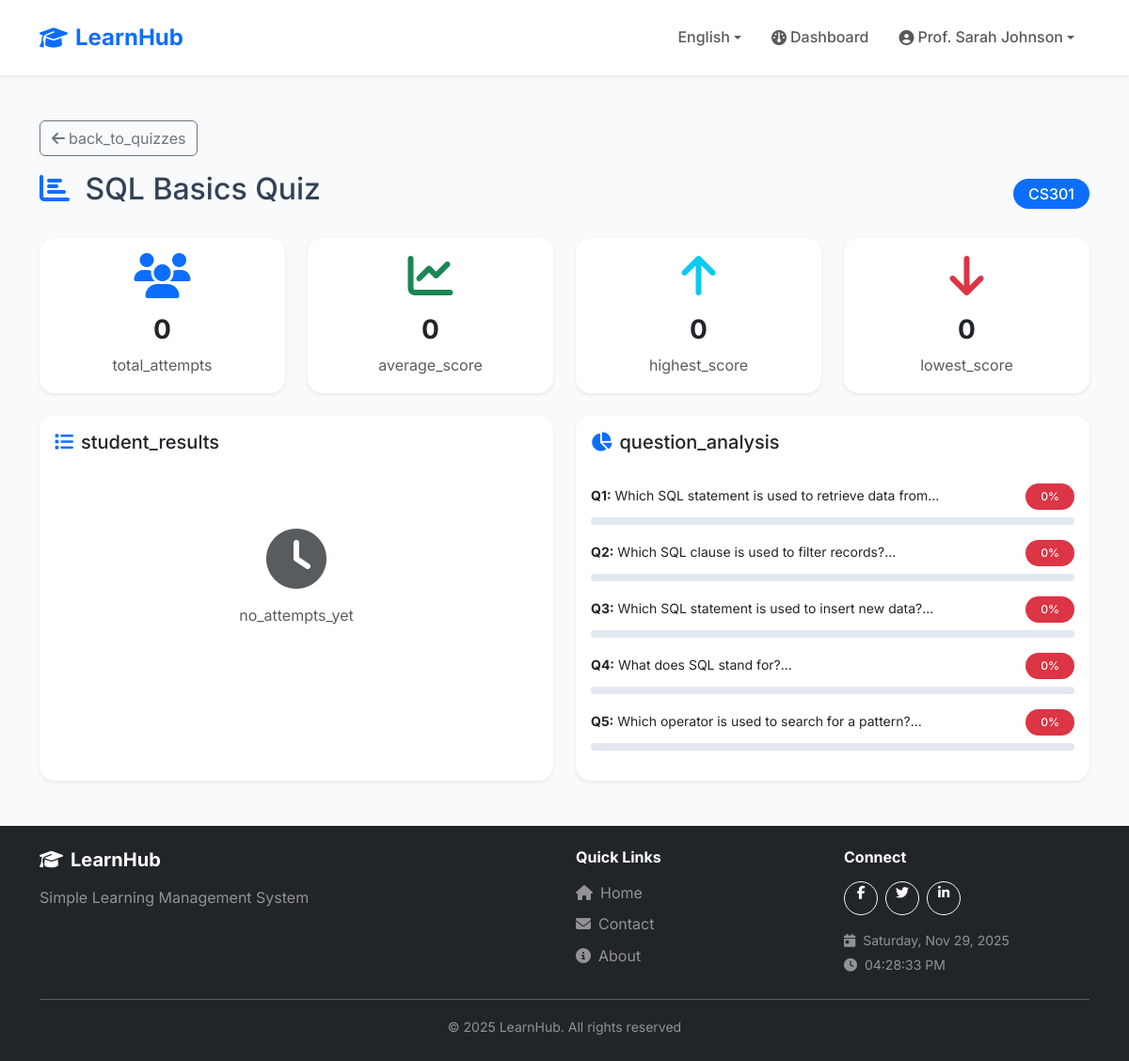
Page /teacher/view-quiz-results.php?id=1 (signed in) on the committed database.
### tables this page shows
CREATE TABLE users (
    id INT AUTO_INCREMENT PRIMARY KEY,
    username VARCHAR(50) UNIQUE NOT NULL,
    email VARCHAR(100) UNIQUE NOT NULL,
    password VARCHAR(255) NOT NULL,
    full_name VARCHAR(100) NOT NULL,
    role ENUM('student', 'teacher', 'admin') DEFAULT 'student',
    student_id VARCHAR(20) NULL,
    created_at TIMESTAMP DEFAULT CURRENT_TIMESTAMP
);

CREATE TABLE quizzes (
    id INT AUTO_INCREMENT PRIMARY KEY,
    course_id INT NOT NULL,
    title VARCHAR(200) NOT NULL,
    description TEXT,
    time_limit INT DEFAULT 30,
    total_points INT DEFAULT 100,
    due_date DATETIME NOT NULL,
    created_at TIMESTAMP DEFAULT CURRENT_TIMESTAMP,
    FOREIGN KEY (course_id) REFERENCES courses(id) ON DELETE CASCADE
);

CREATE TABLE courses (
    id INT AUTO_INCREMENT PRIMARY KEY,
    teacher_id INT NOT NULL,
    course_code VARCHAR(20) NOT NULL,
    course_name VARCHAR(100) NOT NULL,
    description TEXT,
    created_at TIMESTAMP DEFAULT CURRENT_TIMESTAMP,
    FOREIGN KEY (teacher_id) REFERENCES users(id) ON DELETE CASCADE
);

CREATE TABLE quiz_questions (
    id INT AUTO_INCREMENT PRIMARY KEY,
    quiz_id INT NOT NULL,
    question TEXT NOT NULL,
    option_a VARCHAR(255) NOT NULL,
    option_b VARCHAR(255) NOT NULL,
    option_c VARCHAR(255) NOT NULL,
    option_d VARCHAR(255) NOT NULL,
    correct_answer CHAR(1) NOT NULL,
    points INT DEFAULT 10,
    FOREIGN KEY (quiz_id) REFERENCES quizzes(id) ON DELETE CASCADE
);

### config/languages.php (called while the page is built, shortened)
<?php
$currentLanguage = $_SESSION['language'];
$translationFile = __DIR__ . '/../lang/' . $currentLanguage . '.php';
if (file_exists($translationFile)) {
    $translations = require $translationFile;
} else {
    $translations = require __DIR__ . '/../lang/en.php';
}
function __($key) {
    global $translations;
    return $translations[$key] ?? $key;
}
function getCurrentLanguage() {
    return $_SESSION['language'] ?? 'en';
}
function getLanguageDirection() {
    $rtlLanguages = ['ar'];
    return in_array(getCurrentLanguage(), $rtlLanguages) ? 'rtl' : 'ltr';
}

### config/config.php (called while the page is built, shortened)
<?php
require_once __DIR__ . '/languages.php';
$pdo = null;
try {
    $pdo = new PDO(
        "mysql:host=" . DB_HOST . ";dbname=" . DB_NAME . ";charset=utf8mb4",
        DB_USER,
        DB_PASS,
        [
            PDO::ATTR_ERRMODE => PDO::ERRMODE_EXCEPTION,
            PDO::ATTR_DEFAULT_FETCH_MODE => PDO::FETCH_ASSOC,
            PDO::ATTR_EMULATE_PREPARES => false
        ]
    );
} catch (PDOException $e) {
    $pdo = null;
}
function isLoggedIn() {
    return isset($_SESSION['user_id']);
}
function getCurrentUser() {
    global $pdo;
    if ($pdo) {
        $stmt = $pdo->prepare("SELECT * FROM users WHERE id = ?");
        $stmt->execute([$_SESSION['user_id']]);
        return $stmt->fetch();
    }
    return [
        'id' => $_SESSION['user_id'] ?? null,
        'full_name' => $_SESSION['user_name'] ?? '',
        'role' => $_SESSION['user_role'] ?? ''
    ];
}
function hasRole($role) {
    return isset($_SESSION['user_role']) && $_SESSION['user_role'] === $role;
}
function sanitize($input) {
    return htmlspecialchars(trim($input), ENT_QUOTES, 'UTF-8');
}
?>

### teacher/view-quiz-results.php (the view, shortened to what this page needs)
<?php
require_once '../config/config.php';
$user = getCurrentUser();
$quizId = $_GET['id'] ?? 0;
$stmt = $pdo->prepare("
    SELECT q.*, c.course_code, c.course_name
    FROM quizzes q
    JOIN courses c ON q.course_id = c.id
    WHERE q.id = ? AND c.teacher_id = ?
");
$stmt->execute([$quizId, $user['id']]);
$quiz = $stmt->fetch();
$stmt = $pdo->prepare("
    SELECT qa.*, u.full_name as student_name, u.email as student_email
    FROM quiz_attempts qa
    JOIN users u ON qa.student_id = u.id
    WHERE qa.quiz_id = ? AND qa.completed_at IS NOT NULL
    ORDER BY qa.score DESC
");
$stmt->execute([$quizId]);
$attempts = $stmt->fetchAll();
$totalAttempts = count($attempts);
$avgScore = $totalAttempts > 0 ? array_sum(array_column($attempts, 'score')) / $totalAttempts : 0;
$highestScore = $totalAttempts > 0 ? max(array_column($attempts, 'score')) : 0;
$lowestScore = $totalAttempts > 0 ? min(array_column($attempts, 'score')) : 0;
$stmt = $pdo->prepare("
    SELECT qq.*,
           (SELECT COUNT(*) FROM quiz_answers qa
            JOIN quiz_attempts qat ON qa.attempt_id = qat.id
            WHERE qa.question_id = qq.id AND qa.is_correct = 1) as correct_count,
           (SELECT COUNT(*) FROM quiz_answers qa
            JOIN quiz_attempts qat ON qa.attempt_id = qat.id
            WHERE qa.question_id = qq.id) as total_answers
    FROM quiz_questions qq
    WHERE qq.quiz_id = ?
    ORDER BY qq.id
");
$stmt->execute([$quizId]);
$questions = $stmt->fetchAll();
include '../includes/header.php';
?>
<div class="container my-5">
    <a href="quizzes.php" class="btn btn-outline-secondary mb-3">
        <i class="fas fa-arrow-left <?= getLanguageDirection() === 'rtl' ? 'ms-1' : 'me-1' ?>"></i><?= __('back_to_quizzes') ?>
    </a>
    <div class="d-flex justify-content-between align-items-center mb-4">
        <h2>
            <i class="fas fa-chart-bar text-primary <?= getLanguageDirection() === 'rtl' ? 'ms-2' : 'me-2' ?>"></i>
            <?= sanitize($quiz['title']) ?>
        </h2>
        <span class="badge bg-primary fs-6"><?= sanitize($quiz['course_code']) ?></span>
    </div>
    <div class="row g-4 mb-4">
        <div class="col-md-3">
            <div class="card text-center h-100 border-0 shadow-sm">
                <div class="card-body">
                    <div class="mb-3">
                        <i class="fas fa-users fa-3x text-primary"></i>
                    </div>
                    <h3 class="fw-bold"><?= $totalAttempts ?></h3>
                    <p class="text-muted mb-0"><?= __('total_attempts') ?></p>
                </div>
            </div>
        </div>
        <div class="col-md-3">
            <div class="card text-center h-100 border-0 shadow-sm">
                <div class="card-body">
                    <div class="mb-3">
                        <i class="fas fa-chart-line fa-3x text-success"></i>
                    </div>
                    <h3 class="fw-bold"><?= round($avgScore, 1) ?></h3>
                    <p class="text-muted mb-0"><?= __('average_score') ?></p>
                </div>
            </div>
        </div>
        <div class="col-md-3">
            <div class="card text-center h-100 border-0 shadow-sm">
                <div class="card-body">
                    <div class="mb-3">
                        <i class="fas fa-arrow-up fa-3x text-info"></i>
                    </div>
                    <h3 class="fw-bold"><?= $highestScore ?></h3>
                    <p class="text-muted mb-0"><?= __('highest_score') ?></p>
                </div>
            </div>
        </div>
        <div class="col-md-3">
            <div class="card text-center h-100 border-0 shadow-sm">
                <div class="card-body">
                    <div class="mb-3">
                        <i class="fas fa-arrow-down fa-3x text-danger"></i>
                    </div>
                    <h3 class="fw-bold"><?= $lowestScore ?></h3>
                    <p class="text-muted mb-0"><?= __('lowest_score') ?></p>
                </div>
            </div>
        </div>
    </div>
    <div class="row g-4">
        <div class="col-lg-6">
            <div class="card border-0 shadow-sm h-100">
                <div class="card-header bg-white border-0 py-3">
                    <h5 class="mb-0"><i class="fas fa-list text-primary <?= getLanguageDirection() === 'rtl' ? 'ms-2' : 'me-2' ?>"></i><?= __('student_results') ?></h5>
                </div>
                <div class="card-body">
                    <?php if (empty($attempts)): ?>
                        <div class="text-center py-5">
                            <i class="fas fa-clock fa-4x text-muted mb-3"></i>
                            <p class="text-muted"><?= __('no_attempts_yet') ?></p>
                        </div>
                    <?php endif; ?>
                </div>
            </div>
        </div>
        <div class="col-lg-6">
            <div class="card border-0 shadow-sm h-100">
                <div class="card-header bg-white border-0 py-3">
                    <h5 class="mb-0"><i class="fas fa-chart-pie text-primary <?= getLanguageDirection() === 'rtl' ? 'ms-2' : 'me-2' ?>"></i><?= __('question_analysis') ?></h5>
                </div>
                <div class="card-body">
                    <?php foreach ($questions as $index => $question): ?>
                        <?php
                        $correctRate = $question['total_answers'] > 0
                            ? round(($question['correct_count'] / $question['total_answers']) * 100)
                            : 0;
                        $progressClass = $correctRate >= 70 ? 'bg-success' : ($correctRate >= 50 ? 'bg-warning' : 'bg-danger');
                        ?>
                        <div class="mb-3">
                            <div class="d-flex justify-content-between align-items-center mb-2">
                                <span class="small"><strong>Q<?= $index + 1 ?>:</strong> <?= sanitize(substr($question['question'], 0, 50)) ?>...</span>
                                <span class="badge <?= $progressClass ?> ms-2">
                                    <?= $correctRate ?>%
                                </span>
                            </div>
                            <div class="progress" style="height: 8px;">
                            </div>
                        </div>
                    <?php endforeach; ?>
                </div>
            </div>
        </div>
    </div>
</div>
<?php include '../includes/footer.php'; ?>

### includes/header.php (shortened to what this page needs)
<?php
require_once __DIR__ . '/../config/config.php';
$currentUser = getCurrentUser();
?>
<!DOCTYPE html>
<html lang="<?= getCurrentLanguage() ?>" dir="<?= getLanguageDirection() ?>">
<head>
    <link href="https://cdn.jsdelivr.net/npm/bootstrap@5.3.2/dist/css/bootstrap.min.css" rel="stylesheet">
    <link rel="stylesheet" href="https://cdnjs.cloudflare.com/ajax/libs/font-awesome/6.4.2/css/all.min.css">
    <link rel="stylesheet" href="<?= SITE_URL ?>/assets/css/style.css?v=<?= time() ?>">
</head>
<body>
    <nav class="navbar navbar-expand-lg navbar-light bg-white shadow-sm sticky-top">
        <div class="container">
            <a class="navbar-brand fw-bold text-primary" href="<?= SITE_URL ?>">
                <i class="fas fa-graduation-cap <?= getLanguageDirection() === 'rtl' ? 'ms-2' : 'me-2' ?>"></i><?= SITE_NAME ?>
            </a>
            <div class="collapse navbar-collapse" id="navbarNav">
                <ul class="navbar-nav <?= getLanguageDirection() === 'rtl' ? 'me-auto' : 'ms-auto' ?> align-items-center">
                    <li class="nav-item dropdown">
                        <a class="nav-link dropdown-toggle" href="#" id="langDropdown" role="button" data-bs-toggle="dropdown">
                            <?= AVAILABLE_LANGUAGES[getCurrentLanguage()]['flag'] ?> <?= AVAILABLE_LANGUAGES[getCurrentLanguage()]['name'] ?>
                        </a>
                    </li>
                    <?php if (isLoggedIn()): ?>
                        <?php if (hasRole('teacher') || hasRole('admin')): ?>
                            <li class="nav-item">
                                <a class="nav-link" href="<?= SITE_URL ?>/teacher/index.php">
                                    <i class="fas fa-gauge <?= getLanguageDirection() === 'rtl' ? 'ms-1' : 'me-1' ?>"></i><?= __('dashboard') ?>
                                </a>
                            </li>
                        <?php endif; ?>
                        <li class="nav-item dropdown">
                            <a class="nav-link dropdown-toggle" href="#" id="userDropdown" role="button" data-bs-toggle="dropdown">
                                <i class="fas fa-user-circle <?= getLanguageDirection() === 'rtl' ? 'ms-1' : 'me-1' ?>"></i><?= sanitize($currentUser['full_name']) ?>
                            </a>
                        </li>
                    <?php endif; ?>
                </ul>
            </div>
        </div>
    </nav>
    <main>

### rows in the picture
users: full_name "Prof. Sarah Johnson"
quizzes: title "SQL Basics Quiz", course.course_code "CS301"
quiz_questions: question "Which SQL statement is used to retrieve data from", correctRate "0"
quiz_questions: question "Which SQL clause is used to filter records?", correctRate "0"
quiz_questions: question "Which SQL statement is used to insert new data?", correctRate "0"
quiz_questions: question "What does SQL stand for?", correctRate "0"
quiz_questions: question "Which operator is used to search for a pattern?", correctRate "0"

### other values in the picture
SITE_NAME "LearnHub"
AVAILABLE_LANGUAGES[getCurrentLanguage()]['name'] "English"
__('dashboard') "Dashboard"
__('back_to_quizzes') "back_to_quizzes"
$totalAttempts "0"
__('total_attempts') "total_attempts"
$avgScore "0"
__('average_score') "average_score"
$highestScore "0"
__('highest_score') "highest_score"
$lowestScore "0"
__('lowest_score') "lowest_score"
__('student_results') "student_results"
__('no_attempts_yet') "no_attempts_yet"
__('question_analysis') "question_analysis"
